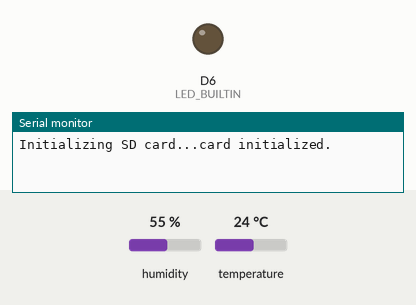
Simulated run of this program. Board: Arduino MKR. Parts: output pins drawn as LEDs (lit = HIGH), the last lines printed to the serial monitor. The test bench sets the inputs (shaded band); at power-on: humidity 55 %, temperature 24 °C. WiFi joins after 1.5 s; servers stay silent unless stated; the local clock reads 2024-03-15 10:24:30 at power-on unless the program sets it; storage starts empty; no MQTT or app messages arrive unless stated; not simulated (calls return 0 or success): Secrets.h; names the files do not define were given values by the test bench: SECRET_MQTT_SERVER_PORT = 1883.

Above: at 15.0 s.
At 31.7 s:
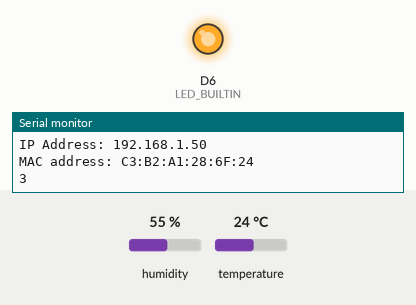
Timing chart, 0 to 39.0 s (numbered marks = the images above):
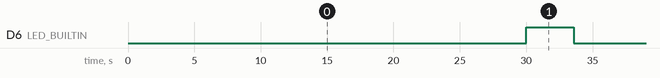

The program:

main.cpp
```cpp
#include <Arduino.h>
#include "WIFI_NINA_Connector.h"
#include "MQTTConnector.h"
#include "ArduinoLowPower.h"


#include <SPI.h>
#include <SD.h>

#include <Adafruit_AHTX0.h>

#include "RTClib.h"


RTC_DS3231 rtc;
Adafruit_AHTX0 aht;

const int chipSelect = 4;

boolean runEveryShort(unsigned long interval)
{
  static unsigned long previousMillis = 0;
  unsigned long currentMillis = millis();
  if (currentMillis - previousMillis >= interval)
  {
    previousMillis = currentMillis;
    return true;
  }
  return false;
}

boolean runEveryLong(unsigned long interval)
{
  static unsigned long previousMillis = 0;
  unsigned long currentMillis = millis();
  if (currentMillis - previousMillis >= interval)
  {
    previousMillis = currentMillis;
    return true;
  }
  return false;
}

String BuildMQTTString(DateTime myTimeStamp, float Temperature, float Humidity)
{


    //char TimeStampString[25] ="";

    //Updated now.day to now.date
    //sprintf(TimeStampString, "D%02d%02d%02dT%02d%02d%02d",  myTimeStamp.year(), myTimeStamp.month(), myTimeStamp.day(), myTimeStamp.hour(), myTimeStamp.minute(), myTimeStamp.second());

    // make a string for assembling the data to log:
    char tempValue[10] ="";
    char humValue[10] = "";

    sprintf(tempValue,"%f",Temperature);
    sprintf(humValue,"%f",Humidity);


    unsigned long int ts = (unsigned int) rtc.now().unixtime()+10800;

    //sprintf(TimeStampString,"%lu",UnixTS*1000);

    String tempString = "{\"";
    tempString += "ts";
    tempString += "\":";
    tempString += ts;
    tempString += "000";
    tempString += ",\"values\":{\"";
    tempString += "MCT";
    tempString += "\":";
    tempString += tempValue ;
    tempString += ",";
    tempString += "\"";
    tempString += "MCH";
    tempString += "\":";
    tempString += humValue ;
    tempString += "}}";


  return tempString;
}

void WriteStringToFile(String dataString)
{
// open the file. note that only one file can be open at a time,
    // so you have to close this one before opening another.

    File dataFile = SD.open("datalog.txt", FILE_WRITE);

    // if the file is available, write to it:

    if (dataFile) {
      dataFile.println(dataString);
      dataFile.close();
    }


}

void removeFile(String fileName)
{
  if( SD.remove(fileName))
  {
    Serial.println("File datalog.txt removed");
  }

}

void sendMQTTData(String dataFile)
{
    File myFile = SD.open(dataFile,FILE_READ);
    digitalWrite(LED_BUILTIN,HIGH);
    wifiConnect();
    MQTTConnect();

    if(myFile)
    {
      String myString = myFile.readString();
      int stringLength = myString.length();
      char dataString[stringLength];
      myString.toCharArray(dataString, stringLength);
      int count =0;


      char * token = strtok(dataString, "\n");
      // loop through the string to extract all other tokens
      while( token != NULL ) {
        //String dummyString =  token; //printing each token
        Serial.println(count++);
        String dummyString = token;
        sendMQTTStringAsPayload(dummyString);
        Serial.println(dummyString);
        token = strtok(NULL, "\n");
      }


      Serial.println("end");


      myFile.close();

      removeFile("datalog.txt");
      status=WL_IDLE_STATUS;

      WiFi.disconnect();
      WiFi.end();
      digitalWrite(LED_BUILTIN,LOW);
    }


}

void setup()
{
  // Open serial communications and wait for port to open:
  Serial.begin(9600);


  rtc.begin();
  aht.begin();


  Serial.print("Initializing SD card...");

  // see if the card is present and can be initialized:
  if (!SD.begin(chipSelect))
  {
    Serial.println("Card failed, or not present");
    // don't do anything more:
    while (1);
  }
  Serial.println("card initialized.");


  removeFile("datalog.txt");

  pinMode(LED_BUILTIN,OUTPUT);
  digitalWrite(LED_BUILTIN,LOW);


}

void loop()
{


    if( runEveryShort(5000) )
    {
      sensors_event_t humidity, temp;
      aht.getEvent(&humidity, &temp);

      String mqttString = BuildMQTTString(rtc.now(), temp.temperature, humidity.relative_humidity);

      WriteStringToFile(mqttString);


    }

    if (runEveryLong(30000))
    {
      sendMQTTData("datalog.txt");
    }

}
```

MQTTConnector.h
```cpp
/*
  Titre      : MQTTConnector.h
  Auteur     : André Roussel
  Date       : 05/11/2021
  Description: Utilitaire de branchement a un Broker MQTT une fois une connexion établisa l'internet via WIFI, GSM, etc...
  Droits     : Reproduction permise pour usage pédagogique
  Version    : 0.0.1
*/


#include <MQTT.h>


//Constante nécessaire pour le branchement au Broker MQTT

const char MQTT_SERVER[]    = SECRET_MQTT_SERVER_IP;    // Adresse IP du broker MQTT
const int MQTT_SERVER_PORT  = SECRET_MQTT_SERVER_PORT;  // Port du broker MQTT


// Pramètre d'identification de l'objet
const char TOKEN[]        = SECRET_TOKEN;         // Token d'accès de l'objet
const char DEVICE_ID[]    = SECRET_DEVICE_ID;     // Numéro d'indentification de l'objet provenant de Thingsboard

MQTTClient ClientMQTT;      // Création d'un client MQTT pour l'échange de donnée entre l'objet IDO et le broker MQTT


String Payload ="{";      // Chaine de caractère qui contiendra le message envoyer de l'objet vers thingsboard


// Fonctionnalité de branchement utilisant le protocole MQTT

void MQTTConnect() {

  ClientMQTT.begin(MQTT_SERVER, MQTT_SERVER_PORT, ClientWIFI);

  while (!ClientMQTT.connect(DEVICE_ID, TOKEN, "")) {
    Serial.print(".");
    delay(1000);
  }

  Serial.println("\nBranché au broker MQTT!\n");

}


// Affiche la payload qui est envoyé ainsi que sa longeur


/*
  Fonctionnalité qui permet de créer la chaine de données a envoyé au broker MQTT
  Pour le moment, cette chaine ne doit pas dépassé un maximum de 100 caractère
*/

void appendPayload(String Name, float Val)
{

  if( Payload != "{")
  {
    Payload += ",";
  }

  Payload += "\"";
  Payload += Name;
  Payload += "\": ";
  Payload += Val;

}

/*
  Fonctionnalité qui permet l'envoie de la chaine de caractères sous la forme de paires
  Nom associé a la donnée, Valeur de al donnée
*/

void sendPayload()
{
  char attributes[200];
  Payload += "}";
  Payload.toCharArray(attributes, 200);
  ClientMQTT.publish("v1/devices/me/telemetry", attributes);

  Serial.print("Payload -> ");
  Serial.println(Payload);
  Serial.print("Payload length -> ");
  Serial.println(Payload.length());

  Payload="{";

}

void sendMQTTStringAsPayload(String myPayload)
{
  char myAttributes[200];

  myPayload.toCharArray(myAttributes, 200);
  ClientMQTT.publish("v1/devices/me/telemetry", myAttributes);

  Serial.print("Payload -> ");
  Serial.println(Payload);
  Serial.print("Payload length -> ");
  Serial.println(Payload.length());

}
```

WIFI_NINA_Connector.h
```cpp
/*
  Titre      : WIFI_NINA_Connector.h
  Auteur     : André Roussel
  Date       : 03/11/2021
  Description: Fonctions nécessaire pour branché un Arduino MKR1000 a un réseau WIFI
  Droits     : Reproduction permise pour usage pédagogique
  Version    : 0.0.2
*/

// mkr1010
// nano iot 33


#include "Secrets.h"
#include <SPI.h>
#include <wifiNINA.h>
#include "wifiStatus.h"


const char SSID[] = WIFI_SECRET_SSID; // WiFI ssid provenant du fichier Secrets.h
const char USER[] = WIFI_SECRET_USER; // Nom d'usage WIFI si nécessaire provenant aussi du fichier Secrets.h
const char PASS[] = WIFI_SECRET_PASS; // WiFI mot de passe provenant du fichier Secrets.h

int status = WL_IDLE_STATUS;          // Statut de la radio WIFI


WiFiClient ClientWIFI;                //Objets représantant un client se branchant a un réseau WIFI


/*
Fonction de connectivité a un réseau WIFI
*/

void wifiConnect()
{
  String fv = WiFi.firmwareVersion();
  if (fv < WIFI_FIRMWARE_LATEST_VERSION) {
    Serial.println("Please upgrade the firmware");
  }

  // Boucle de branchement au réseau WIFI.  Essaie de branchement a tout les 10 secondes jusqu'a réussite
  while (status != WL_CONNECTED)
  {
    Serial.print("Tentative de branchement au réseau: ");
    Serial.println(SSID);

    // Vérification, si on as un nom d'usager, alors WPA2 Enterprise, sinon, WPA classique
    // strcmp -> si les deux chaines sont identique, strcmp retourne 0

    if( strcmp(USER,"") != 0)
    {
      status = WiFi.beginEnterprise(SSID, USER, PASS);
      Serial.println(WiFi.reasonCode());
      printWifiData();
    }
    else{
      status = WiFi.begin(SSID, PASS);
      Serial.println("WPA2");
      printWifiData();
    }


    Serial.println(status);


    delay(2000);  // Délai de 10 secondes entre les tentatives de connexion
  }

  //Sortie de la boucle, alors branché au réseau SSID
  Serial.print("Maintenant branché au réseau WIFI ");
  Serial.println(SSID);

  //Impression de l'information de connexion
  printCurrentNet();
  printWifiData();

}
```

wifiStatus.h
```cpp
/*
  Titre      : wifiStatus.h
  Auteur     : Trouvé sur le WEB et référence perdu dans la brume des temps
  Date       : 03/11/2021
  Description: Fonctionnalité pour information sur le branchement
  Droits     : Reproduction permise pour usage pédagogique
  Version    : 0.0.1
*/


//  Impression de l'adresse MAC du uC

void printMacAddress(byte mac[]) {
  for (int i = 5; i >= 0; i--) {
    if (mac[i] < 16) {
      Serial.print("0");
    }
    Serial.print(mac[i], HEX);
    if (i > 0) {
      Serial.print(":");
    }
  }
  Serial.println();
}


// Obtention de l'adresse IP et MAC du uC

void printWifiData() {
  // print your board's IP address:
  IPAddress ip = WiFi.localIP();
  Serial.print("IP Address: ");
  Serial.println(ip);

  // print your MAC address:
  byte mac[6];
  WiFi.macAddress(mac);
  Serial.print("MAC address: ");
  printMacAddress(mac);
}

// Capture de l'information du réseau WIFI

void printCurrentNet() {
  // print the SSID of the network you're attached to:
  Serial.print("SSID: ");
  Serial.println(WiFi.SSID());

  // print the MAC address of the router you're attached to:
  byte bssid[6];
  WiFi.BSSID(bssid);
  Serial.print("BSSID: ");
  printMacAddress(bssid);

  // print the received signal strength:
  long rssi = WiFi.RSSI();
  Serial.print("signal strength (RSSI):");
  Serial.println(rssi);

  // print the encryption type:
  byte encryption = WiFi.encryptionType();
  Serial.print("Encryption Type:");
  Serial.println(encryption, HEX);
  Serial.println();
}
```

Measured:
- by itself, D6 (LED_BUILTIN): alternates HIGH for 3.6 s and LOW for 26.4 s
